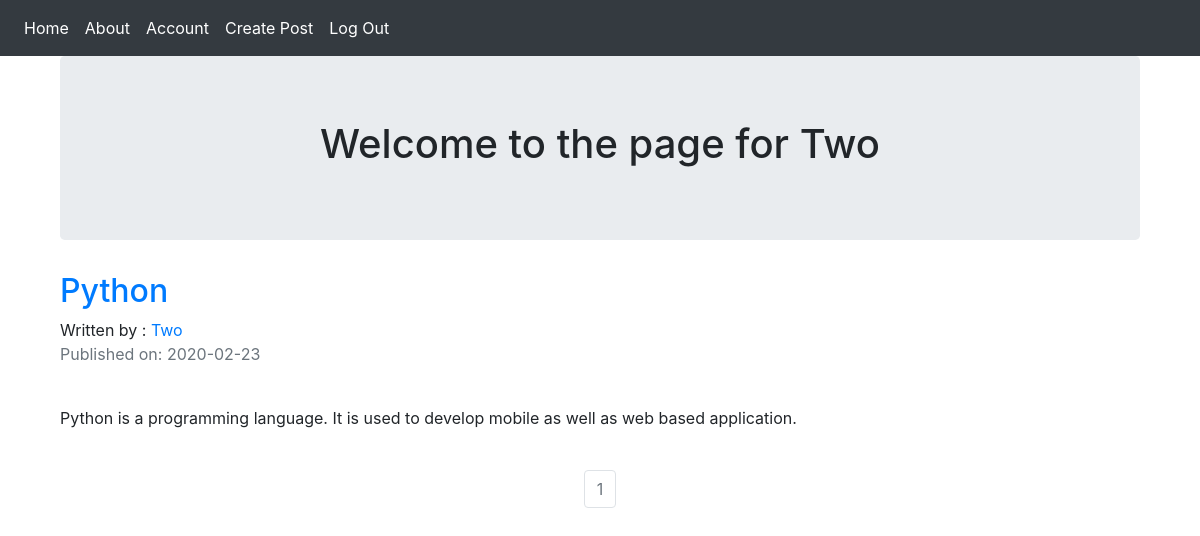
The app's page /Two (signed in) with its own data.
### myproject/modules.py (models this page shows, shortened)
class User(db.Model,UserMixin):
    __tablename__ = 'users'
    id = db.Column(db.Integer,primary_key=True)
    profile_image = db.Column(db.String(64),nullable=False,default='default_profile.jpg')
    email = db.Column(db.String(64),unique=True,index=True)
    username = db.Column(db.String(64),unique=True,index=True)
    password_hash = db.Column(db.String(128))
    posts = db.relationship('BlogPost',backref='author',lazy=True)

class BlogPost(db.Model):
    users = db.relationship(User)
    id = db.Column(db.Integer,primary_key=True)
    user_id = db.Column(db.Integer,db.ForeignKey('users.id'),nullable=False)
    date = db.Column(db.DateTime,nullable=False,default=datetime.utcnow)
    title = db.Column(db.String(140),nullable=False)
    text = db.Column(db.Text,nullable=False)

### myproject/users/views.py (the view)
@users.route("/<username>")
def user_posts(username):
    page = request.args.get('page',1,type=int)
    user = User.query.filter_by(username=username).first_or_404()
    blog_posts = BlogPost.query.filter_by(author=user).order_by(BlogPost.date.desc()).paginate(page=page,per_page=5)
    return render_template('user_blog_posts.html',blog_posts=blog_posts,user=user)

### myproject/modules.py (called while the page is built)
@login_manager.user_loader
def load_user(user_id):
    return User.query.get(user_id)

### myproject/templates/user_blog_posts.html
{% extends 'base.html' %}
{% block content %}
<div class="container">
  <div class="jumbotron">
    <div align= "center">
      <h1>Welcome to the page for {{user.username}}</h1>
  </div>
</div>
{% for post in blog_posts.items %}
  <h2><a href="{{url_for('blog_posts.blog_post',blog_post_id = post.id)}}">{{post.title}}</a></h2>
  Written by : <a href="url_for('users.user_posts',username = post.author.username)">{{post.author.username}}</a>
  <p class="text-muted"> Published on: {{post.date.strftime('%Y-%m-%d')}}</p>
  <br>
  <p>{{post.text}}</p>
  <br>
{% endfor %}
</div>
<nav aria-label= 'Page Navigation example'>
  <ul class="pagination justify-content-center">
    {% for page_num in blog_posts.iter_pages(left_edge = 1, right_edge=1, left_current=1, right_current=2)%}
      {% if blog_posts.page == page_num %}
        <li class="page-item disabled">
          <a class="page-link" href="{{url_for('users.user_posts', username=user.username, page=page_num)}}">{{page_num}}</a>
        </li>
      {% else %}
      <li class="page-item ">
        <a class="page-link" href="{{url_for('users.user_posts', username=user.username, page=page_num)}}">{{page_num}}</a>
      </li>
      {% endif %}
    {% endfor %}
  </ul>
</nav>
{% endblock %}

### records on screen
User: username "Two"
BlogPost: title "Python", author.username "Two", date "2020-02-23", text "Python is a programming language. It is used to develop mobile as well as web based application."

### other values on screen
{{ page_num }} "1"
